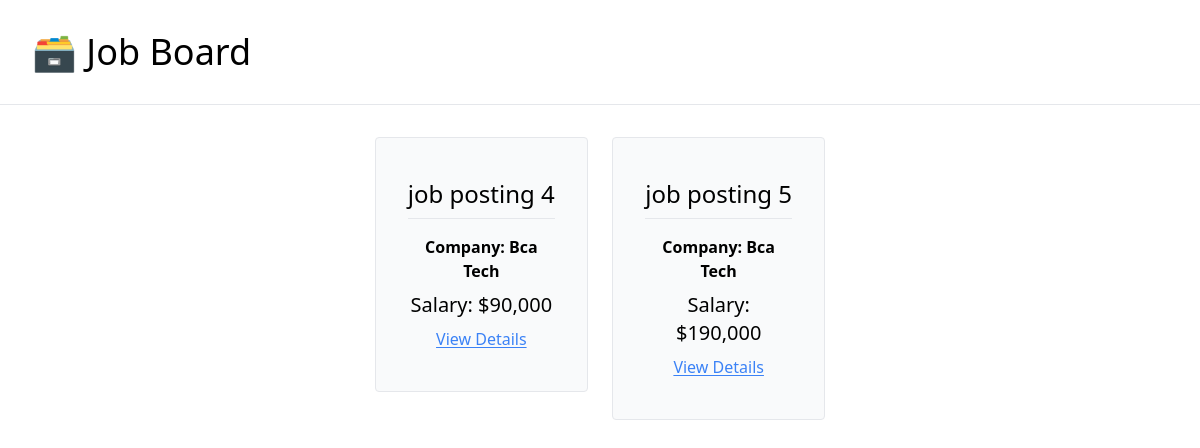
Before: / with the older database file.
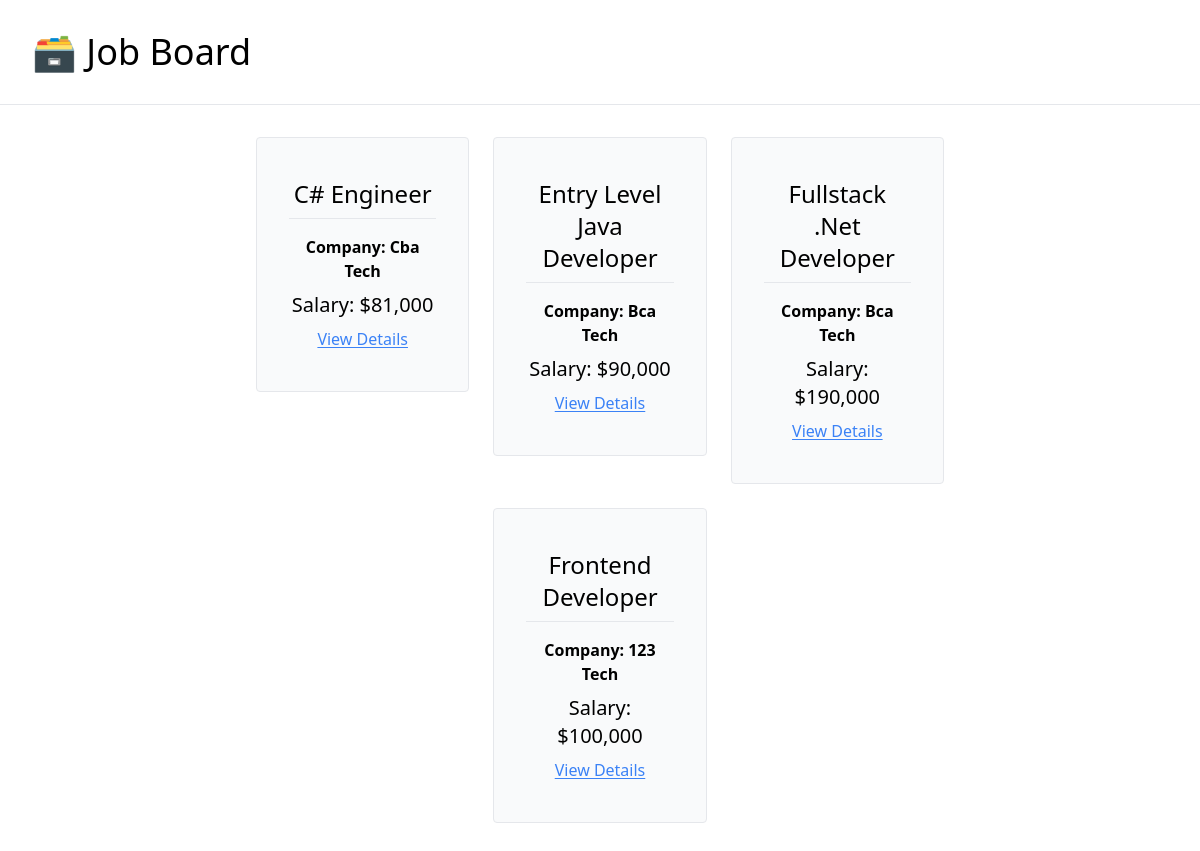
After: the same page with the newer database file.
### job_board/models.py (models this page shows, shortened)
class JobPost(models.Model):
    title = models.CharField(max_length=100)
    description = models.TextField()
    company = models.CharField(max_length=100)
    salary = models.IntegerField()
    is_active = models.BooleanField(default=False)

### job_board/views.py (the view)
# urls.py: path('', index, name='home'),
def index(request):
    active_postings = JobPost.objects.filter(is_active=True)
    context = {
        'job_postings': active_postings
    }
    return render(request, 'job_board/index.html', context)

### job_board/templates/job_board/index.html
{% extends 'job_board/base.html' %}
{% load humanize %}
{% block content %}
    <div class="flex justify-center w-10/12 mx-auto flex-wrap gap-6">
        {% for posting in job_postings %}
            <a class="w-1/4 text-center" href="{% url 'job-detail' posting.pk %}">
            <div class="border rounded px-8 py-10 bg-gray-50 hover:bg-gray-100 hover:cursor-pointer">
                <p class="text-2xl pb-2">{{posting.title}}</p>
                <hr class="py-2">
                <p class="font-semibold pb-2">Company: {{posting.company}}</p>
                <p class="text-xl pb-2">Salary: ${{posting.salary|intcomma}}</p>
                <p class="underline underline-offset-2 text-blue-500 hover:text-blue-400">View Details</p>
            </div>
            </a>
        {% endfor %}
    </div>
{% endblock content %}

### job_board/templates/job_board/base.html (shortened to what this page needs)
<!DOCTYPE html>
<html lang="en">
<head>
    <script src="https://cdn.tailwindcss.com"></script>
</head>
<body>
    <div class="mb-8">
        <h1 class="text-4xl py-8 pl-8">
        <a href="{% url 'home' %}">
                🗃️ Job Board
            </a>
        </h1>
        <hr>
    </div>
    <div class="container mx-auto mb-8">
        {% block content%}
        {% endblock content %}
    </div>
</body>
</html>

Changed rows visible on the page:
now on this page (row edited): JobPost: title "C# Engineer", company "Cba Tech", salary "81,000"
changed JobPost: title "job posting 4" → "Entry Level Java Developer"
changed JobPost: title "job posting 5" → "Fullstack .Net Developer"
added JobPost: title "Frontend Developer", company "123 Tech", salary "100,000"
